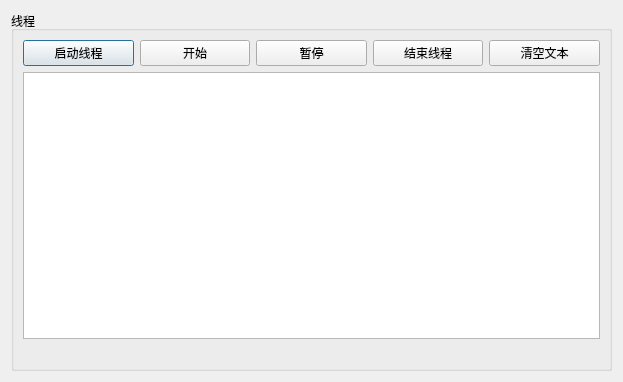
<?xml version="1.0" encoding="UTF-8"?>
<ui version="4.0">
 <class>Dialog</class>
 <widget class="QDialog" name="Dialog">
  <property name="geometry">
   <rect>
    <x>0</x>
    <y>0</y>
    <width>623</width>
    <height>382</height>
   </rect>
  </property>
  <property name="windowTitle">
   <string>Dialog</string>
  </property>
  <layout class="QHBoxLayout" name="horizontalLayout">
   <item>
    <widget class="QGroupBox" name="groupBox">
     <property name="title">
      <string>线程</string>
     </property>
     <layout class="QVBoxLayout" name="verticalLayout">
      <item>
       <layout class="QHBoxLayout" name="horizontalLayout_2">
        <item>
         <widget class="QPushButton" name="btnStartThread">
          <property name="text">
           <string>启动线程</string>
          </property>
         </widget>
        </item>
        <item>
         <widget class="QPushButton" name="btnStart">
          <property name="text">
           <string>开始</string>
          </property>
         </widget>
        </item>
        <item>
         <widget class="QPushButton" name="btnPause">
          <property name="text">
           <string>暂停</string>
          </property>
         </widget>
        </item>
        <item>
         <widget class="QPushButton" name="btnEnd">
          <property name="text">
           <string>结束线程</string>
          </property>
         </widget>
        </item>
        <item>
         <widget class="QPushButton" name="btnClear">
          <property name="text">
           <string>清空文本</string>
          </property>
         </widget>
        </item>
       </layout>
      </item>
      <item>
       <widget class="QPlainTextEdit" name="plainTextEdit"/>
      </item>
      <item>
       <widget class="QLabel" name="label">
        <property name="text">
         <string/>
        </property>
       </widget>
      </item>
     </layout>
    </widget>
   </item>
  </layout>
 </widget>
 <resources/>
 <connections/>
</ui>
